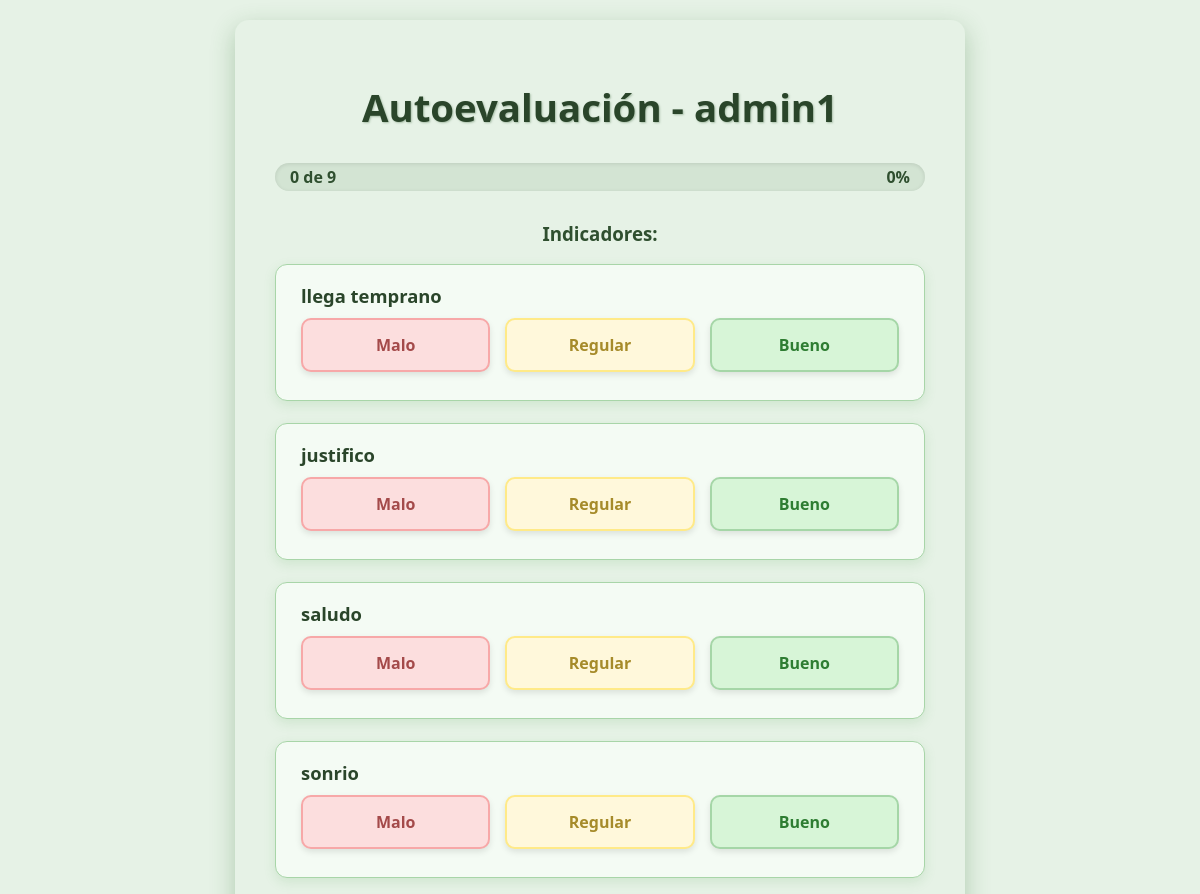
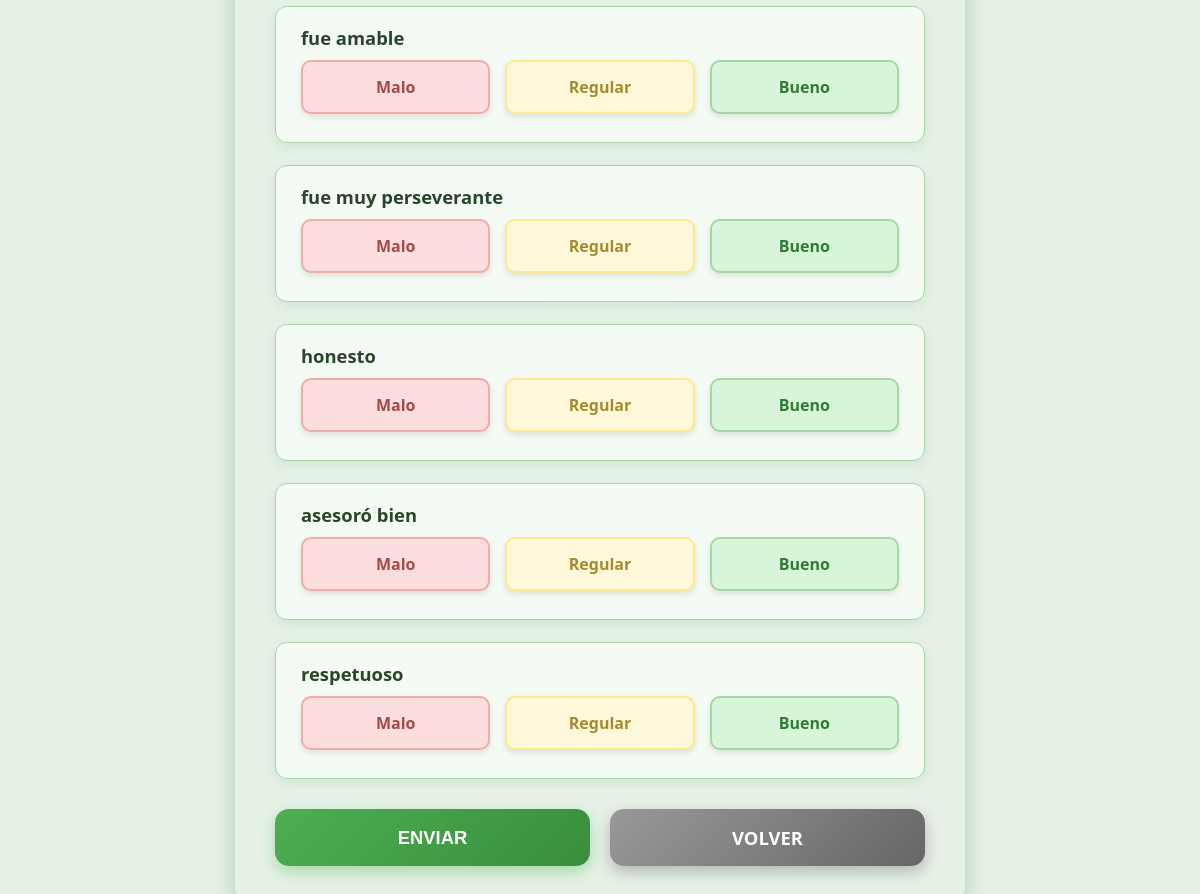
The page /autoevaluacion/ (signed in) on the database its author committed (2 pictures, top to bottom).
### core/models.py (models this page shows, shortened)
class Usuario(AbstractUser):
    ROL_TIPOS = [
        ('cliente', 'Cliente'),
        ('trabajador', 'Trabajador'),
    ]
    rol = models.CharField(
        max_length=20, choices=ROL_TIPOS, blank=True, null=True)
    rol_admin = models.ForeignKey(
        Rol, on_delete=models.SET_NULL, null=True, blank=True, related_name='usuarios')
    puesto = models.ForeignKey(
        Puesto, on_delete=models.SET_NULL, null=True, blank=True)

class Indicador(models.Model):
    nombre = models.CharField(max_length=100)
    descripcion = models.TextField(blank=True, null=True)
    criterio = models.ForeignKey(
        Criterio, on_delete=models.CASCADE, related_name='indicadores', default=0)
    max_puntaje = models.IntegerField(default=5)

### core/views.py (the view)
# urls.py: path('autoevaluacion/', views.realizar_autoevaluacion, name='realizar_autoevaluacion'),
@login_required
def realizar_autoevaluacion(request):
    indicadores = Indicador.objects.all()
    if request.method == 'POST':
        form = AutoevaluacionForm(indicadores, request.POST)
        if form.is_valid():
            evaluacion = AutoevaluacionTrabajador.objects.create(
                trabajador=request.user
            )
            puntaje_map = {
                'Malo': 1,
                'Regular': 3,
                'Bueno': 5,
            }
            for key, valoracion in form.cleaned_data.items():
                indicador_id = int(key.replace('indicador_', ''))
                valoracion_normalizada = valoracion.strip().capitalize()
                puntaje = puntaje_map.get(valoracion_normalizada, 0)
                RespuestaAutoevaluacionTrabajador.objects.create(
                    autoevaluacion=evaluacion,
                    indicador_id=indicador_id,
                    valoracion=valoracion_normalizada,
                    puntaje=puntaje
                )
            return redirect('evaluacion_exitosa')
    else:
        form = AutoevaluacionForm(indicadores)
    return render(request, 'realizar_autoevaluacion.html', {
        'form': form,
        'trabajador': request.user,
        'indicadores': indicadores,
        'titulo': f'Autoevaluación - {request.user.get_full_name() or request.user.username}'
    })

### templates/realizar_autoevaluacion.html (shortened to what this page needs)
<!DOCTYPE html>
<html lang="es">
<head>
</head>
<body>
    <div class="container">
        <h1>Autoevaluación - {{ trabajador.get_full_name|default:trabajador.username }}</h1>
        <div class="progress-container" aria-label="Progreso de la autoevaluación">
            <span class="progress-left-text" id="progress-text"></span>
            <span class="progress-right-text" id="progress-percent"></span>
        </div>
        <form method="post" id="autoform">
            <h3>Indicadores:</h3>
            {% if indicadores %}
            {% for indicador in indicadores %}
            <div class="indicador-block">
                <label>{{ indicador.nombre }}</label>
                <div class="radio-group">
                    <label for="malo_{{ indicador.id }}" class="malo">Malo</label>
                    <label for="regular_{{ indicador.id }}" class="regular">Regular</label>
                    <label for="bueno_{{ indicador.id }}" class="bueno">Bueno</label>
                </div>
            </div>
            {% endfor %}
            {% else %}
            <div class="no-indicadores">No hay indicadores disponibles.</div>
            {% endif %}
            <div class="button-group">
                <button type="submit">Enviar</button>
                <a href="{% url 'admin_dashboard' %}" class="back-button">Volver</a>
            </div>
        </form>
    </div>
</body>
</html>

### templates/realizar_autoevaluacion.html (style rules this page uses)
body { font-family: 'Segoe UI', Tahoma, Geneva, Verdana, sans-serif; background: #e6f2e6; margin: 0; padding: 20px; display: flex; justify-content: center; align-items: center; min-height: 100vh; color: #2f4f2f; }
.container { background: #e6f2e6; border-radius: 14px; box-shadow: 0 8px 25px rgba(46, 117, 46, 0.3); max-width: 650px; width: 100%; padding: 35px 40px; text-align: center; transition: box-shadow 0.3s ease; }
h1 { margin-bottom: 30px; font-weight: 700; font-size: 2.4rem; color: #2a452a; text-shadow: 1px 1px 2px rgba(107, 142, 107, 0.5); }
.progress-container { position: relative; background: #d3e4d3; border-radius: 25px; height: 28px; margin-bottom: 30px; box-shadow: inset 0 1px 4px rgba(0, 0, 0, 0.1); user-select: none; }
.progress-left-text, .progress-right-text { position: absolute; top: 50%; transform: translateY(-50%); font-weight: 600; font-size: 1rem; color: #2f4f2f; user-select: none; }
.progress-left-text { left: 15px; }
.progress-right-text { right: 15px; }
.indicador-block { border: 1px solid #a8d5a8; padding: 18px 25px; margin-bottom: 22px; border-radius: 12px; background: #f4fbf4; box-shadow: 0 4px 12px rgba(72, 160, 72, 0.15); text-align: left; }
.indicador-block label { font-weight: 700; font-size: 1.15rem; color: #2a452a; margin-bottom: 10px; display: block; }
.radio-group { display: flex; justify-content: space-between; gap: 15px; }
.radio-group label { flex: 1; cursor: pointer; border-radius: 10px; padding: 14px 0; font-weight: 700; font-size: 1rem; text-align: center; user-select: none; border: 2.5px solid transparent; transition: all 0.3s ease; box-shadow: 0 3px 6px rgba(0, 0, 0, 0.1); }
.radio-group label.malo { background-color: #fcdede; color: #a44a4a; border-color: #f7a8a8; }
.radio-group label.regular { background-color: #fff8db; color: #a68b2a; border-color: #ffea88; }
.radio-group label.bueno { background-color: #d7f5d7; color: #2e7d32; border-color: #a5d6a7; }
.button-group { display: flex; gap: 20px; margin-top: 30px; }
button[type="submit"], .back-button { flex: 1; padding: 16px 0; border-radius: 14px; font-size: 1.15rem; font-weight: 700; cursor: pointer; text-transform: uppercase; text-align: center; transition: all 0.3s ease; box-shadow: 0 6px 15px rgba(76, 175, 80, 0.4); user-select: none; border: none; color: white; }
button[type="submit"] { background: linear-gradient(135deg, #4caf50, #388e3c); }
.back-button { background: linear-gradient(135deg, #999999, #666666); box-shadow: 0 6px 15px rgba(100, 100, 100, 0.4); text-decoration: none; display: flex; justify-content: center; align-items: center; }

### rows shown on the page
Usuario: get_full_name "admin1"
Indicador: nombre "llega temprano"
Indicador: nombre "justifico"
Indicador: nombre "saludo"
Indicador: nombre "sonrio"
Indicador: nombre "fue amable"
Indicador: nombre "fue muy perseverante"
Indicador: nombre "honesto"
Indicador: nombre "asesoró bien"
Indicador: nombre "respetuoso"
